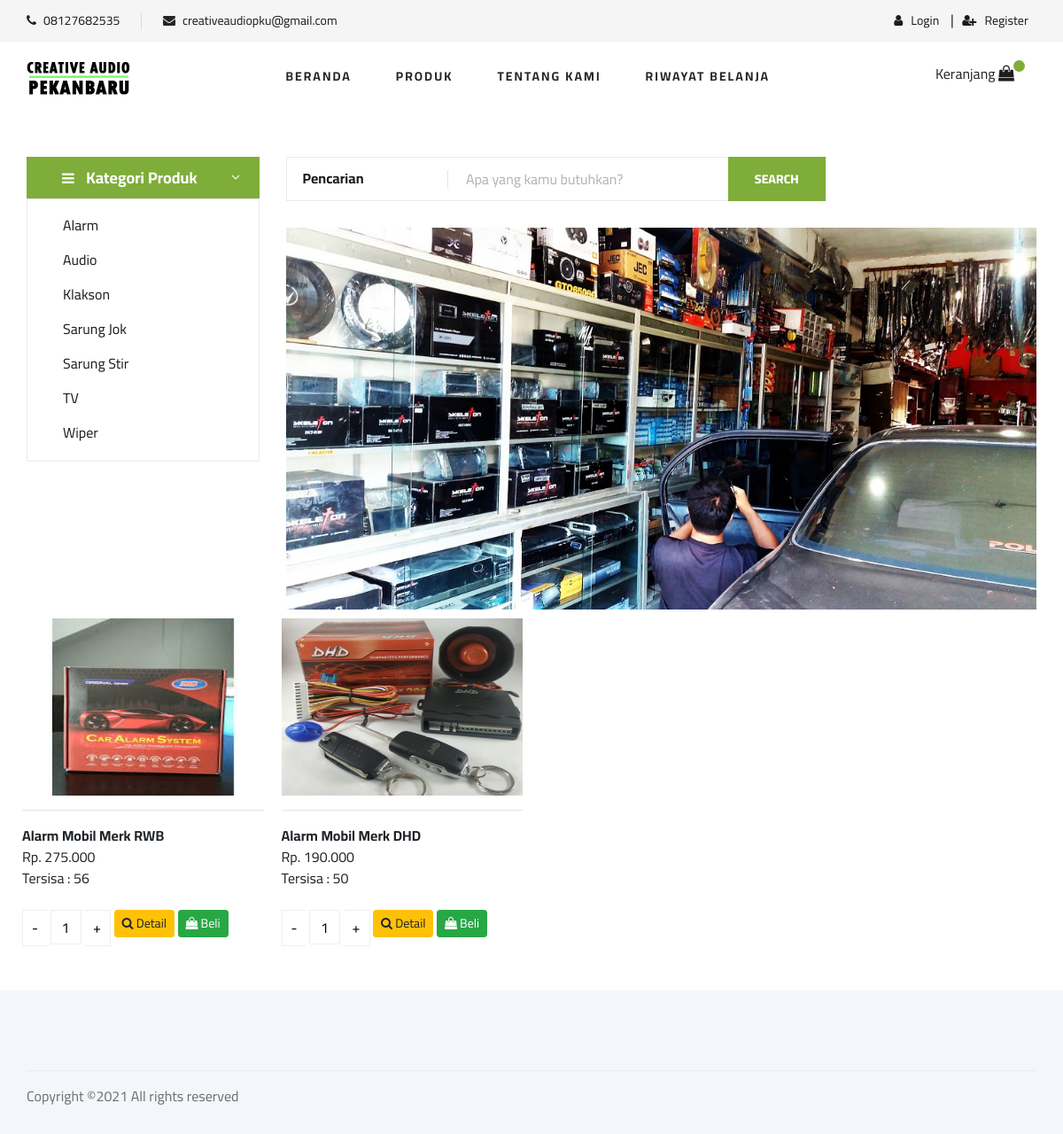
Page /Main_Ctrl/kategori_produk/Alarm on the committed database.
### tables this page shows
CREATE TABLE `tbl_produk` (
  `id_produk` int(10) NOT NULL,
  `nama_produk` varchar(50) NOT NULL,
  `harga_beli` int(11) NOT NULL,
  `harga_jual` int(11) NOT NULL,
  `stok_produk` int(11) NOT NULL,
  `kategori_produk` varchar(50) NOT NULL,
  `foto_produk` varchar(255) NOT NULL,
  `foto_produk1` text NOT NULL,
  `foto_produk2` text NOT NULL,
  `foto_produk3` text NOT NULL,
  `foto_produk4` text NOT NULL,
  `foto_produk5` text NOT NULL,
  `deskripsi_produk` text NOT NULL,
  `rop` float NOT NULL,
  `eoq` float NOT NULL,
  `aktif` int(1) NOT NULL
);

### application/controllers/Main_Ctrl.php (called while the page is built, shortened)
<?php
class Main_Ctrl extends CI_Controller
{
	function __construct()
	{
		$this->load->model('User');
		$this->load->model('Produk');
		$this->load->model('Transaksi');
		$this->load->model('Pembayaran');
	}
	public function kategori_produk($produk)
	{
		$data['produk'] = $this->Produk->get_by_kategoriProduk($produk);
		$this->load->view('produk/produk_catalog', $data);
	}
}

### index.php (called while the page is built, shortened)
<?php
require_once BASEPATH.'core/CodeIgniter.php';

### application/models/Produk.php (called while the page is built, shortened)
<?php
class Produk extends CI_Model
{
    function get_by_kategoriProduk($kategori)
    {
        return $this->db->query('select * from tbl_produk where aktif!=1 AND kategori_produk="' . $kategori . '" order by id_produk DESC')->result();
    }
}

### application/views/produk/produk_catalog.php (the view, shortened to what this page needs)
<section class="featured spad">
	<div class="container">
		<div class="row">
			<div class="col-lg-3">
				<div class="hero__categories" id="kategori">
					<div class="hero__categories__all">
						<i class="fa fa-bars"></i>
						<span>Kategori Produk</span>
					</div>
					<ul>
						<li><a href="<?php echo base_url('Main_Ctrl/kategori_produk/Alarm'); ?>">Alarm</a></li>
						<li><a href="<?php echo base_url('Main_Ctrl/kategori_produk/Audio'); ?>">Audio</a></li>
						<li><a href="<?php echo base_url('Main_Ctrl/kategori_produk/Klakson'); ?>">Klakson</a></li>
						<li><a href="<?php echo base_url('Main_Ctrl/kategori_produk/Sarung_Jok'); ?>">Sarung Jok</a></li>
						<li><a href="<?php echo base_url('Main_Ctrl/kategori_produk/Sarung_Stir'); ?>">Sarung Stir</a></li>
						<li><a href="<?php echo base_url('Main_Ctrl/kategori_produk/TV'); ?>">TV</a></li>
						<li><a href="<?php echo base_url('Main_Ctrl/kategori_produk/Wiper'); ?>">Wiper</a></li>
					</ul>
				</div>
			</div>
			<div class="col-lg-9">
				<div class="hero__search">
					<div class="hero__search__form">
						<form method="POST" action="<?php echo base_url('Main_Ctrl/pencarian'); ?>">
							<div class="hero__search__categories">
								Pencarian
							</div>
							<input type="text" name="cari" placeholder="Apa yang kamu butuhkan?">
							<button type="submit" class="site-btn">SEARCH</button>
						</form>
					</div>
				</div>
				<div class="hero__item set-bg" id="banner" data-setbg="<?php echo base_url('assets/ecommerce/img/Banner1.jpg'); ?>">
				</div>
			</div>
		</div>
		<div class="row">
			<?php
			foreach ($produk as $u) {
				$kode = $u->id_produk;
			?>
				<div class="col-lg-3" style="padding:10px;">
					<img src="<?php echo base_url('uploads/'); ?><?= $u->foto_produk ?>" style="width:100%;height:200px;">
					<hr>
					<b><?php echo $u->nama_produk ?></b><br>
					Rp. <?php echo number_format($u->harga_jual, 0, ",", "."); ?><br>
					Tersisa : <?php echo $u->stok_produk ?> <br><br>
					<form method="POST" action="<?php echo base_url('Transaksi_Ctrl/addBelanja'); ?>">
						<div class="quantity buttons_added">
							<input type="button" value="-" class="minus">
							<input type="number" step="1" min="1" max="" name="qty_transaksi" value="1" title="Qty" class="input-text qty text" size="4" pattern="" inputmode="">
							<input type="button" value="+" class="plus">
						</div>
						<button type="button" class="btn btn-warning btn-sm" onclick="window.location ='<?php echo base_url('Main_Ctrl/detailProduk/') . $kode; ?>'">
							<li class="fa fa-search"></li> Detail
						</button>
						<button type="submit" class="btn btn-success btn-sm" value="Beli">
							<li class="fa fa-shopping-bag"></li> Beli
						</button>
					</form>
				</div>
			<?php } ?>
		</div>
	</div>
</section>

### assets/ecommerce/css/style.css (style rules this page uses)
html, body { height: 100%; font-family: "Cairo", sans-serif; -webkit-font-smoothing: antialiased; font-smoothing: antialiased; }
img { max-width: 100%; }
ul, ol { padding: 0; margin: 0; }
.set-bg { background-repeat: no-repeat; background-size: cover; background-position: top center; }
.spad { padding-top: 100px; padding-bottom: 100px; }
.site-btn { font-size: 14px; color: #ffffff; font-weight: 800; text-transform: uppercase; display: inline-block; padding: 13px 30px 12px; background: #7fad39; border: none; }
.hero__categories__all { background: #7fad39; position: relative; padding: 10px 25px 10px 40px; cursor: pointer; }
.hero__categories__all i { font-size: 16px; color: #ffffff; margin-right: 10px; }
.hero__categories__all span { font-size: 18px; font-weight: 700; color: #ffffff; }
.hero__categories__all:after { position: absolute; right: 18px; top: 9px; content: "3"; font-family: "ElegantIcons"; font-size: 18px; color: #ffffff; }
.hero__categories ul { border: 1px solid #ebebeb; padding-left: 40px; padding-top: 10px; padding-bottom: 12px; }
.hero__categories ul li { list-style: none; }
.hero__categories ul li a { font-size: 16px; color: #1c1c1c; line-height: 39px; display: block; }
.hero__search { overflow: hidden; margin-bottom: 30px; }
.hero__search__form { width: 610px; height: 50px; border: 1px solid #ebebeb; position: relative; float: left; }
.hero__search__form form .hero__search__categories { width: 30%; float: left; font-size: 16px; color: #1c1c1c; font-weight: 700; padding-left: 18px; padding-top: 11px; position: relative; }
.hero__search__form form .hero__search__categories:after { position: absolute; right: 0; top: 14px; height: 20px; width: 1px; background: #000000; opacity: 0.1; content: ""; }
.hero__search__form form input { width: 70%; border: none; height: 48px; font-size: 16px; color: #b2b2b2; padding-left: 20px; }
.hero__search__form form input::placeholder { color: #b2b2b2; }
.hero__search__form form button { position: absolute; right: 0; top: -1px; height: 50px; }
.hero__item { height: 431px; display: flex; align-items: center; padding-left: 75px; }
.featured { padding-top: 0px; padding-bottom: 40px; }
@media only screen and (min-width: 1200px) { .container { max-width: 1170px; } }

### application/views/produk/produk_catalog.php (style rules this page uses)
.quantity { display: inline-block; }
.quantity .input-text.qty { width: 35px; height: 39px; padding: 0 5px; text-align: center; background-color: transparent; border: 1px solid #efefef; }
.quantity.buttons_added { text-align: left; position: relative; white-space: nowrap; vertical-align: top; }
.quantity.buttons_added input { display: inline-block; margin: 0; vertical-align: top; box-shadow: none; }
.quantity.buttons_added .minus, .quantity.buttons_added .plus { padding: 7px 10px 8px; height: 41px; background-color: #ffffff; border: 1px solid #efefef; cursor: pointer; }
.quantity.buttons_added .minus { border-right: 0; }
.quantity.buttons_added .plus { border-left: 0; }

### rows in the picture
tbl_produk: foto_produk (picture), nama_produk "Alarm Mobil Merk RWB", harga_jual "275.000", stok_produk "56"
tbl_produk: foto_produk (picture), nama_produk "Alarm Mobil Merk DHD", harga_jual "190.000", stok_produk "50"
